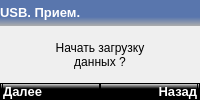
      <widget class="QWidget" name="USB_PRM_page">
       <layout class="QVBoxLayout" name="verticalLayout_58">
        <property name="spacing">
         <number>0</number>
        </property>
        <property name="leftMargin">
         <number>0</number>
        </property>
        <property name="topMargin">
         <number>0</number>
        </property>
        <property name="rightMargin">
         <number>0</number>
        </property>
        <property name="bottomMargin">
         <number>0</number>
        </property>
        <item>
         <layout class="QVBoxLayout" name="verticalLayout_56">
          <property name="spacing">
           <number>0</number>
          </property>
          <item>
           <widget class="QWidget" name="horizontalWidget_15" native="true">
            <property name="styleSheet">
             <string notr="true">background: qlineargradient(spread:pad, x1:0, y1:0, x2:0, y2:1, stop:0.659091 rgba(89, 118, 173, 255), stop:1 rgba(173, 173, 173, 255));</string>
            </property>
            <layout class="QHBoxLayout" name="horizontalLayout_76">
             <property name="spacing">
              <number>0</number>
             </property>
             <property name="leftMargin">
              <number>0</number>
             </property>
             <property name="topMargin">
              <number>1</number>
             </property>
             <property name="rightMargin">
              <number>0</number>
             </property>
             <property name="bottomMargin">
              <number>1</number>
             </property>
             <item>
              <widget class="QLabel" name="label_102">
               <property name="sizePolicy">
                <sizepolicy hsizetype="Preferred" vsizetype="Fixed">
                 <horstretch>0</horstretch>
                 <verstretch>0</verstretch>
                </sizepolicy>
               </property>
               <property name="sizeIncrement">
                <size>
                 <width>0</width>
                 <height>0</height>
                </size>
               </property>
               <property name="baseSize">
                <size>
                 <width>0</width>
                 <height>0</height>
                </size>
               </property>
               <property name="font">
                <font>
                 <pointsize>10</pointsize>
                 <weight>75</weight>
                 <bold>true</bold>
                </font>
               </property>
               <property name="styleSheet">
                <string notr="true">color: rgb(255, 255, 255);
background: none;</string>
               </property>
               <property name="text">
                <string>USB. Прием.</string>
               </property>
               <property name="scaledContents">
                <bool>false</bool>
               </property>
               <property name="margin">
                <number>0</number>
               </property>
              </widget>
             </item>
             <item>
              <widget class="QLabel" name="bat_9">
               <property name="sizePolicy">
                <sizepolicy hsizetype="Fixed" vsizetype="Fixed">
                 <horstretch>0</horstretch>
                 <verstretch>0</verstretch>
                </sizepolicy>
               </property>
               <property name="minimumSize">
                <size>
                 <width>24</width>
                 <height>24</height>
                </size>
               </property>
               <property name="maximumSize">
                <size>
                 <width>24</width>
                 <height>24</height>
                </size>
               </property>
               <property name="layoutDirection">
                <enum>Qt::LeftToRight</enum>
               </property>
               <property name="styleSheet">
                <string notr="true">border-image: url(:/resources/battery64.png);
background: none;</string>
               </property>
               <property name="text">
                <string/>
               </property>
               <property name="alignment">
                <set>Qt::AlignRight|Qt::AlignTrailing|Qt::AlignVCenter</set>
               </property>
               <property name="margin">
                <number>0</number>
               </property>
              </widget>
             </item>
            </layout>
           </widget>
          </item>
          <item>
           <widget class="QWidget" name="widget_36" native="true">
            <property name="sizePolicy">
             <sizepolicy hsizetype="Expanding" vsizetype="Expanding">
              <horstretch>0</horstretch>
              <verstretch>0</verstretch>
             </sizepolicy>
            </property>
            <layout class="QVBoxLayout" name="verticalLayout_57">
             <property name="leftMargin">
              <number>0</number>
             </property>
             <property name="topMargin">
              <number>0</number>
             </property>
             <property name="rightMargin">
              <number>0</number>
             </property>
             <property name="bottomMargin">
              <number>0</number>
             </property>
             <item>
              <widget class="QLabel" name="label_103">
               <property name="text">
                <string>Начать загрузку
данных ?</string>
               </property>
               <property name="alignment">
                <set>Qt::AlignCenter</set>
               </property>
              </widget>
             </item>
            </layout>
           </widget>
          </item>
          <item>
           <widget class="QWidget" name="horizontalWidget_16" native="true">
            <property name="sizePolicy">
             <sizepolicy hsizetype="Preferred" vsizetype="Fixed">
              <horstretch>0</horstretch>
              <verstretch>0</verstretch>
             </sizepolicy>
            </property>
            <property name="styleSheet">
             <string notr="true">QWidget {
	background: qlineargradient(spread:pad, x1:0, y1:1, x2:0, y2:0, stop:0.659091 rgba(0, 0, 0, 255), stop:1 rgba(255, 255, 255, 255));
border: 1px solid black;
}
QLabel {
	color: rgb(255, 255, 255)
}
QPushButtonl {
	color: rgb(255, 255, 255)
}</string>
            </property>
            <layout class="QHBoxLayout" name="horizontalLayout_77">
             <property name="spacing">
              <number>0</number>
             </property>
             <property name="leftMargin">
              <number>2</number>
             </property>
             <property name="topMargin">
              <number>0</number>
             </property>
             <property name="rightMargin">
              <number>2</number>
             </property>
             <property name="bottomMargin">
              <number>0</number>
             </property>
             <item>
              <widget class="QPushButton" name="USB_PRM_left">
               <property name="font">
                <font>
                 <pointsize>10</pointsize>
                 <weight>75</weight>
                 <bold>true</bold>
                </font>
               </property>
               <property name="layoutDirection">
                <enum>Qt::LeftToRight</enum>
               </property>
               <property name="autoFillBackground">
                <bool>false</bool>
               </property>
               <property name="styleSheet">
                <string notr="true">color: rgb(255, 255, 255);
text-align:left;</string>
               </property>
               <property name="text">
                <string>Далее</string>
               </property>
               <property name="autoDefault">
                <bool>false</bool>
               </property>
               <property name="default">
                <bool>false</bool>
               </property>
               <property name="flat">
                <bool>false</bool>
               </property>
              </widget>
             </item>
             <item>
              <widget class="QPushButton" name="USB_PRM_right">
               <property name="font">
                <font>
                 <pointsize>10</pointsize>
                 <weight>75</weight>
                 <bold>true</bold>
                </font>
               </property>
               <property name="layoutDirection">
                <enum>Qt::LeftToRight</enum>
               </property>
               <property name="autoFillBackground">
                <bool>false</bool>
               </property>
               <property name="styleSheet">
                <string notr="true">color: rgb(255, 255, 255);
text-align:right;</string>
               </property>
               <property name="text">
                <string>Назад</string>
               </property>
               <property name="autoDefault">
                <bool>false</bool>
               </property>
               <property name="default">
                <bool>false</bool>
               </property>
               <property name="flat">
                <bool>false</bool>
               </property>
              </widget>
             </item>
            </layout>
           </widget>
          </item>
         </layout>
        </item>
       </layout>
      </widget>
